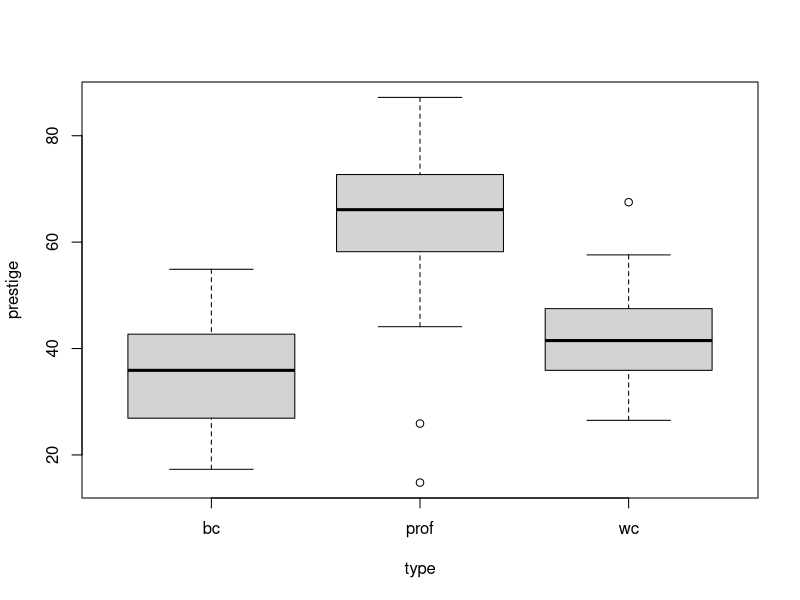
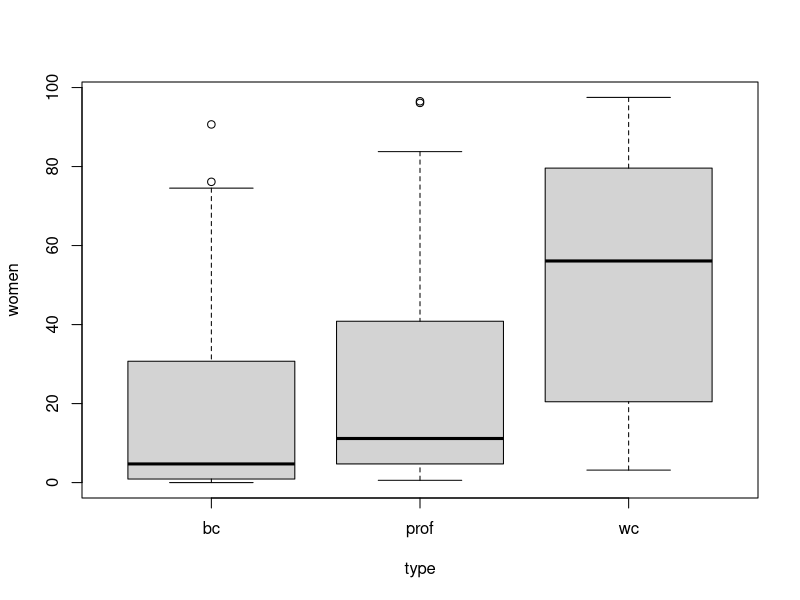
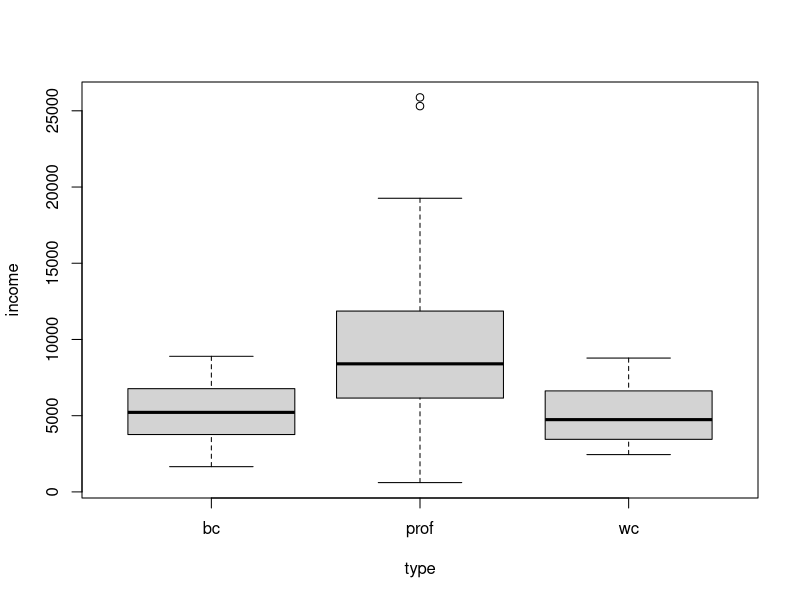
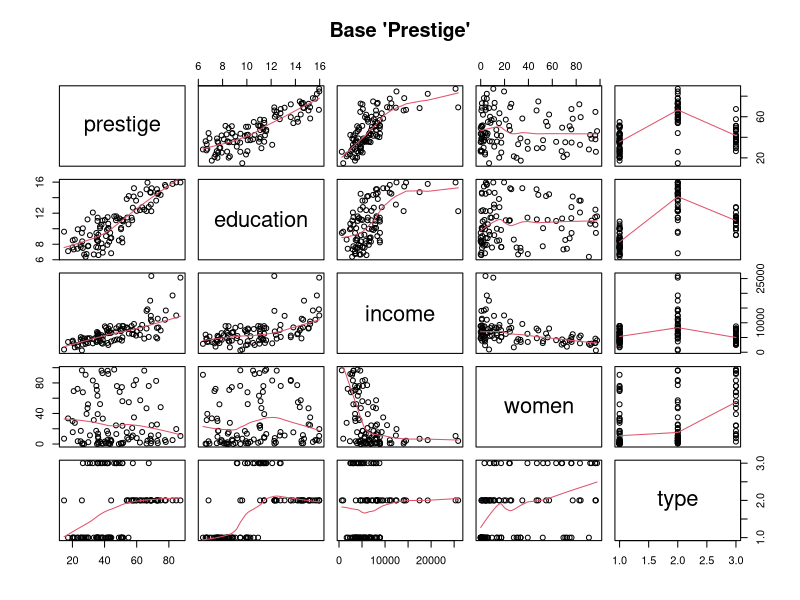
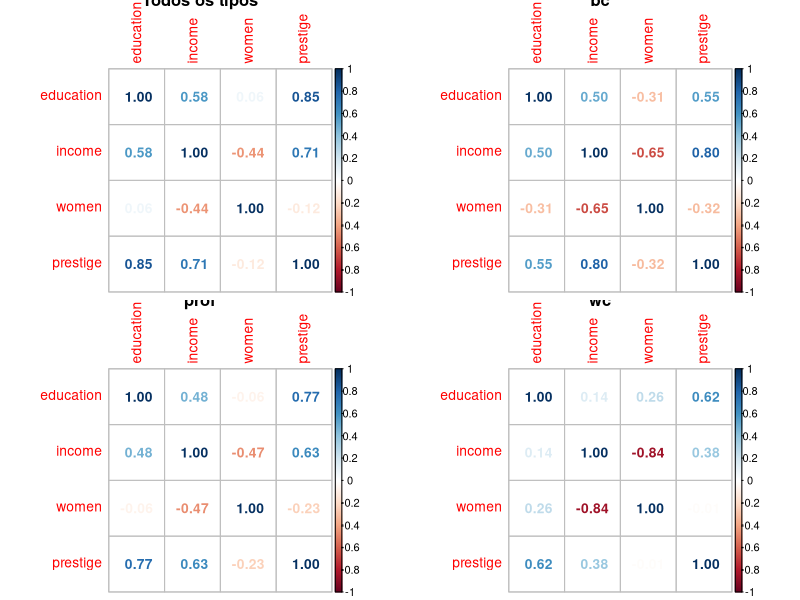
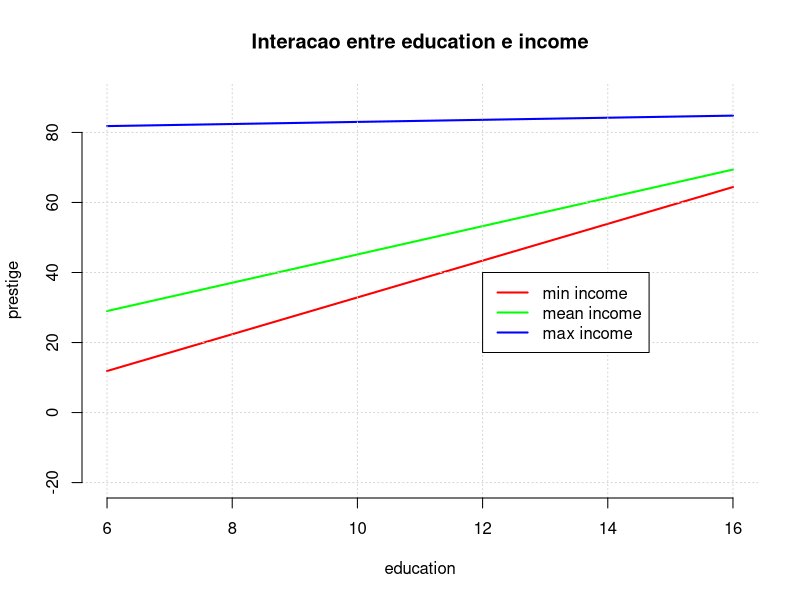
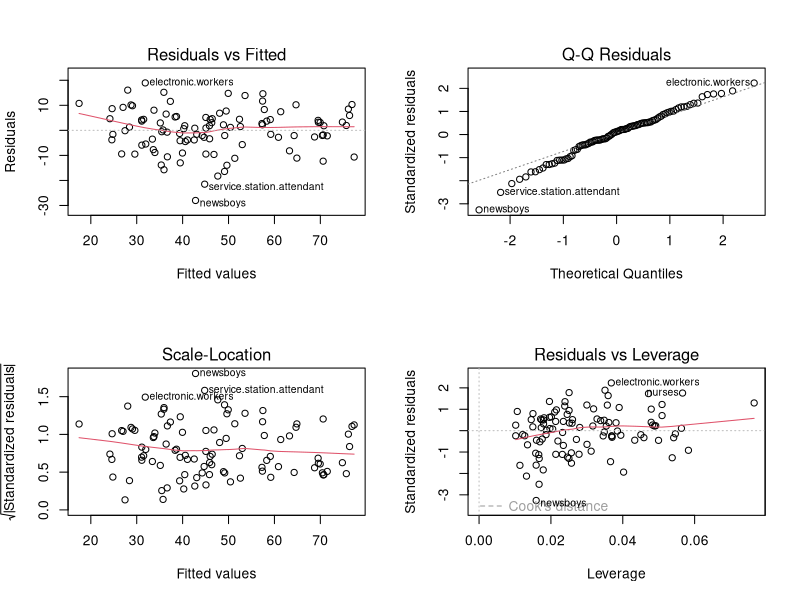
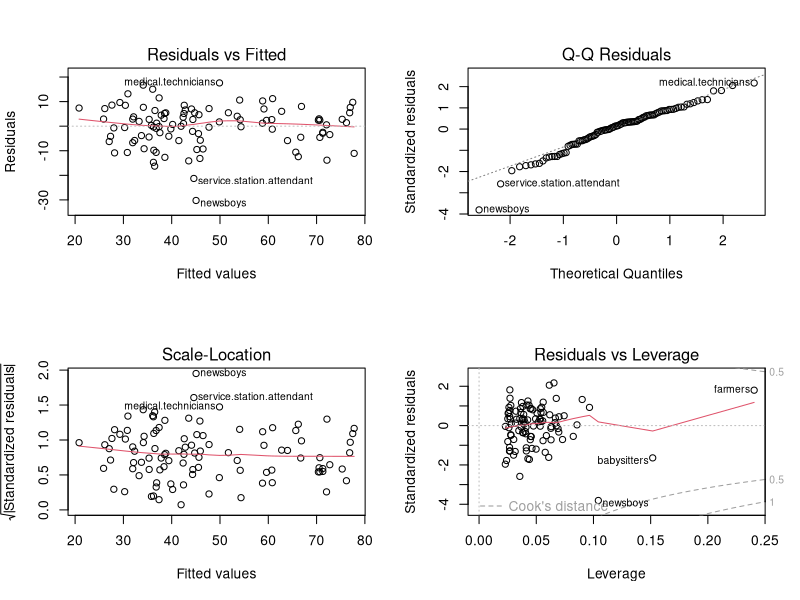

Write R code to recreate these figures, in order. (Note: this script raises an error after producing the figures.)
library(car)
data(Prestige)

? Prestige
View(Prestige)
summary(Prestige)

###########################
# analise exploratoria
###########################

prestige <- Prestige
str(prestige)

# variaveis com valores nulos
colSums(is.na(prestige))
# linhas com valores nulos
prestige <- cbind(prestige, somaNulos = rowSums(is.na(prestige)))
prestige[prestige$somaNulos > 0, ]
# tratamento dos nulos
prestige[prestige$somaNulos > 0, "type"] <- "prof"
# prestige <- prestige[prestige$somaNulos == 0, ] 
# verificacao
colSums(is.na(prestige))
# retira somaNulos
prestige$somaNulos <- NULL
# diferenca entre tratar e nao tratar nulos
fit <- lm(prestige ~ . - census, data = Prestige)
summary(fit)
fit <- lm(prestige ~ . - census, data = prestige)
summary(fit)


# resumo
summary(prestige)
summary(prestige[prestige$type=="bc",])
summary(prestige[prestige$type=="prof",])
summary(prestige[prestige$type=="wc",])

boxplot(prestige ~ type, data=prestige)
boxplot(women ~ type, data=prestige)
boxplot(income ~ type, data=prestige)

# Correlacao
pairs(prestige ~ education + income + women + type,
      panel = panel.smooth,
      data = prestige, main = "Base 'Prestige'")

# corrplot
library(corrplot)
par(mfrow = c(2, 2))
corrplot(cor(prestige[,1:4]), method = "number", main="Todos os tipos")
corrplot(cor(prestige[prestige$type=="bc",1:4]), method = "number", main="bc")
corrplot(cor(prestige[prestige$type=="prof",1:4]), method = "number", main="prof")
corrplot(cor(prestige[prestige$type=="wc",1:4]), method = "number", main="wc")
par(mfrow = c(1, 1))


cor(prestige[, 1:4])
for(x in levels(prestige$type)){
  print(x)
  print(cor(prestige[prestige$type == x, 1:4]))
}


###########################
# escolha do modelo
###########################

# tudo menos census
fit <- lm(prestige ~ . - census, data = prestige)
summary(fit)

# comeco pelos significativos, iniciando com o mais significativo
fit1 <- lm(prestige ~ education, data = prestige)
summary(fit1)
fit2 <- lm(prestige ~ education + income, data = prestige)
summary(fit2)
# a adicao de novos regressores faz a SEQ decrescer monotonicamente
# mas a variacao eh significativa?
anova(fit1, fit2)
# a adicao de novo regressor aumenta o erro padrao dos coeficientes
# dos demais regressores
vif(fit2)

# variacao de women nao eh significativa
fit3 <- lm(prestige ~ education + income + women, data = prestige)
summary(fit3)
anova(fit1, fit2, fit3)
# a adicao de women aumenta a variancia e o erro padrao
vif(fit3)

# variacao de type eh significativa mas os coeficientes, nao.
fit4 <- lm(prestige ~ education + income + type, data = prestige)
summary(fit4)
anova(fit1, fit2, fit4)

# e type tem alto fator de inflacao e inflaciona education: nao compensa
vif(fit4) 
# alem disso, o R2 eh praticamente o mesmo

# interacoes
fit5 <- lm(prestige ~ education * income, data = prestige)
summary(fit5)
anova(fit2,fit5)

# grafico da interacao
plot.new()
plot.window(xlim=c(6,16), ylim=c(-20,90))
title("Interacao entre education e income",xlab="education", ylab="prestige")
education <- seq(6, 16, 0.1)
## como prestige varia com education quando income eh o valor minimo
income <- rep(min(prestige$income),length(education))
lines(education,predict(fit5,data.frame(education=education, income=income)),type="l",col="red",lwd="2")
## como prestige varia com education quando income eh o valor maximo
income <- rep(max(prestige$income),length(education))
lines(education,predict(fit5,data.frame(education=education, income=income)),type="l",col="blue",lwd="2")
## como prestige varia com education quando income eh o valor medio
income <- rep(mean(prestige$income),length(education))
lines(education,predict(fit5,data.frame(education=education, income=income)),type="l",col="green",lwd="2")
grid(); axis(1); axis(2)
legend(12, 40, c("min income", "mean income", "max income"), col = c("red", "green", "blue"), lwd=2)


# comparando o modelo sem interacao ...
fit2$coefficients
p2 <- predict(fit2,list(education=0,income=0),interval = "conf")
p2[3] - p2[2] # intervalo de confianca
# ... com o modelo com interacao
fit5$coefficients
p5 <- predict(fit5,list(education=0,income=0),interval = "conf")
p5[3] - p5[2] # intervalo de confianca: novo preditor aumenta o erro padrao

# o novo preditor em vif5 inflaciona o modelo ...
vif(fit5)
# quando comparando com vif2
vif(fit2)
# nao ha muita diferenca no R2 ...
summary(fit5)$adj.r.squared
summary(fit2)$adj.r.squared
# ... NAO VALE A PENA


# mais um teste,
# adicionar type aa interacao education * income:
# resulta em coeficientes nao significativos ...
fit6 <- lm(prestige ~ education * income + type, data = prestige)
summary(fit6)
# embora a reducao do RSS seja significativa ...
anova(fit2,fit6)
# .. porque caminha para overffiting ...
# que eh quando o modelo se ajusta muito bem ao conjunto de dados

# entao fechamos o modelo em fit2: prestige ~ education + income

# temos um bom modelo que explica o prestigio, mas,
# suponha que o estudo seja sobre perstigio em funcao do genero: fit2 nao eh util
# o contexto deve ser levado em conta: voltamos ao fit3 ...
summary(fit3)
vif(fit3)
# que alem de inflacionar a variancia tem coeficiente nao significativo


# proposta de dois modelos lineares
# retiramos income que tinha correlacao neg. significativa com women
cor.test(prestige$income, prestige$women)
fit7 <- lm(prestige ~ women + education, data = prestige)
summary(fit7)
par(mfrow = c(2, 2))
plot(fit7) 
# aparentemente, a premissa da normalidade do residuo nao eh atendida ...
# .,, atencao para newsboys


# acrescentamos type
fit8 <- lm(prestige ~ women + education + type, data = prestige)
summary(fit8)
plot(fit8)


anova(fit7,fit8)
# fit8 diminui a SEQ ...

vif(fit7)
vif(fit8)
# ... inflaciona a variancia ...

summary(fit7)$adj.r.squared
summary(fit8)$adj.r.squared
# ... e melhora um pouco o R2

# E se tirarmos education, R2 cai ...
fit9 <- lm(prestige ~ women + type, data = prestige)
summary(fit9)
plot(fit9)
# ... e perdemos potencial explicativo


#######################
# escolha: fit8
#######################
# considerando que existe alguma variacao quando type varia de bc para wc
# e que os residuos se aproximam de uma distribuicao normal quando a 
# variavel type eh adicionada

# na verdade, tem que testar premissas, nao basta ver
shapiro.test(fit7$residuals)
shapiro.test(fit8$residuals)


# e se tivessemos tomado outra decisao sobre os nulos
prestige.v2 <- Prestige
prestige.v2 <- cbind(prestige.v2, somaNulos = rowSums(is.na(prestige.v2)))
# tratamento dos nulos
# prestige.v2[prestige.v2$somaNulos > 0, "type"] <- "bc"
prestige <- prestige[prestige$somaNulos == 0, ] 
prestige.v2$somaNulos <- NULL
# acrescentamos type
fit8.v2 <- lm(prestige ~ women + education + type, data = prestige.v2)
summary(fit8.v2)
plot(fit8.v2)
shapiro.test(fit8.v2$residuals)



#######################
# stepwise
#######################
library(MASS)
prestige <- Prestige
fit <- lm(prestige ~ . - census, data = prestige)
stepw <- stepAIC(fit, direction="both", trace=FALSE)
summary(stepw)

stepw <- step(fit, direction="both", trace=FALSE)
summary(stepw)



#######################
# predicoes
#######################
fit8$coefficients

# modelo geral
x <- c(1, 0, 0, 0, 0) # intercepto
sum(fit8$coefficients*x)

# predicao pelo modelo geral
x[1] <- 1   # intercepto
x[2] <- 50  # women
x[3] <- 10  # education
x[4] <- 0   # typeprof
x[5] <- 1   # typewc

sum(fit8$coefficients*x)

# predicao com a funcao predict
predict(fit8,list(education=10,women=50,type="wc"),interval = "conf")


######################################
# outra possibilidade: income na saida
######################################
fit <- lm(income ~ . - census, data = prestige)
summary(fit)

stepw <- step(fit, direction="both", trace=FALSE)
summary(stepw)

cor.test(prestige$prestige, prestige$women)



######################
# Outro exemplo de Interacao
######################
# serve apenas como exemplo visto que os 
# coeficientes nao sao significativos
fit <- lm(prestige ~ education * type, data = prestige)
summary(fit)

x <- vector(mode = "numeric", length = 6)

# Y = b1.x1 + b2.x2 + b3.x3 + b4.x4 + b5.x2.x3 + b6.x2.x4
x[1] <- 1   # intercepto
x[2] <- 10  # education
x[3] <- 0   # typeprof
x[4] <- 1   # typewc
x[5] <- x[2]*x[3]
x[6] <- x[2]*x[4]

fit$coefficients*x
sum(fit$coefficients*x)

# predicao com a funcao predict
predict(fit,list(education=10,women=50,type="wc"),interval = "conf")
